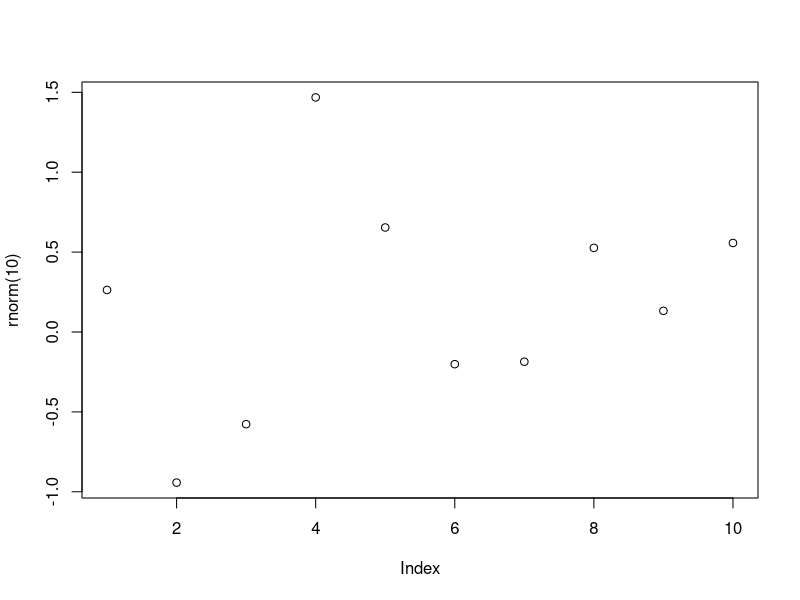

The R source for this figure: (Note: this script raises an error after producing the figure.)
# Funções

# Obs.: Caso tenha problemas com a acentuação, consulte este llink:
# https://support.rstudio.com/hc/en-us/articles/200532197-Character-Encoding

# Configurando o diretório de trabalho
# Coloque entre aspas o diretório de trabalho que você está usando no seu computador
# Não use diretórios com espaço no nome
setwd("d:/Projetos/datascience/RFundamentos/Cap03")
getwd()

# Help
#------------------------------------------------------------------------------
?sample
args(sample)
args(mean)
args(sd)

# Funções built-in
#------------------------------------------------------------------------------
abs(-43)
sum( c(1:5) )
mean( c(1:5) )
round( c(1.1:5.8) )
rev( c(1:5) )
seq(1:5)
sort( rev( c(1:5) ) )
append( c(1:5), 6 )

vec1 <- c(1.5, 2.5, 8.4, 3.7, 6.3)
vec2 <- rev(vec1)
vec2

# Funções dentro de funções
plot( rnorm(10) )
mean( c(abs(vec1), abs(vec2)))

# Criando funções
#------------------------------------------------------------------------------
myfunc <- function(x){x+x}
myfunc(10)
class(myfunc)

myfunc2 <- function(a,b){
  valor = a^b
  print(valor)
}
myfunc2(3,2)

jogando_dados <- function(){
  num <- sample(1:6, size=1) #Local
  num
}
jogando_dados()

# Escopo
print(num)
num <- c(1:6)
num # Global

# A chamada não altera os valores da variável global (passagem de valor)
muda <- function(c){
  c=2
}
c=3
muda(c)
c

# Funções sem número definido de argumentos
#------------------------------------------------------------------------------
vec1 <- (10:13)
vec2 <- c('a','b','c','d')
vec3 <- c(6.5, 9.2, 11.9, 5.1)

myfunc3 <- function(...){
  df = data.frame(cbind(...))
  print(df)
}
myfunc3(vec1)
myfunc3(vec2, vec3)
myfunc3(vec1, vec2, vec3)

# Funções Buint-in - Não tente recriar a roda
# Comparação de eficiência entre função vetorizada e função "vetorizada no R"
x <- 1:10000000

# Função que calcula a raiz quadrada de cada elemento de um vetor de números
meu_sqrt <- function(numeros){
  resp <- numeric(length(numeros))
  for(i in seq_along(numeros)){
    resp[i] <- sqrt(numeros[i])
  }
  return(resp)
}

system.time(x2a <- meu_sqrt(x))
system.time(x2b <- sqrt(x))

# Sua máquina pode representar resultado diferente por conta da precisão de cálculo do processador
identical(x2a, x2b)
